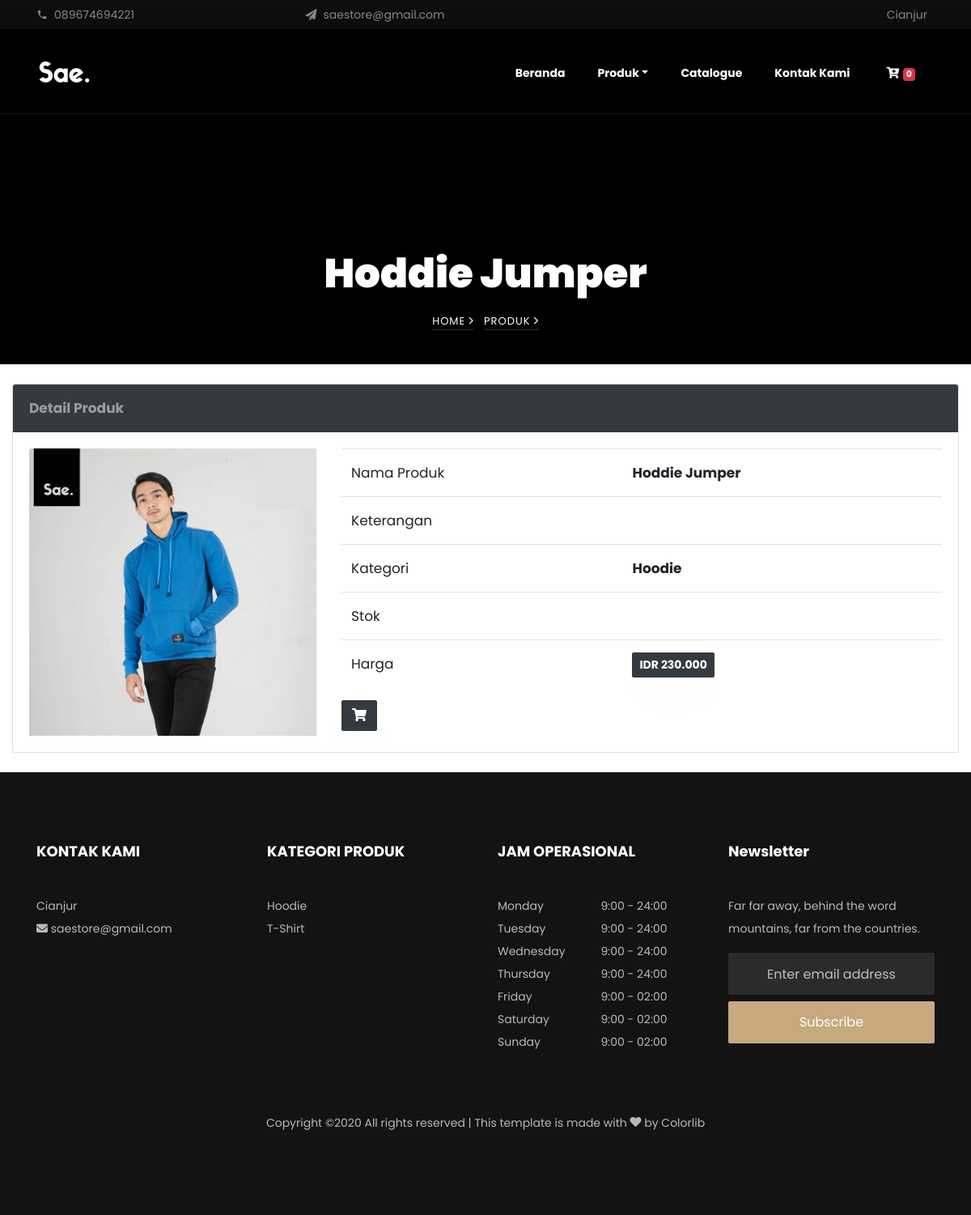
Page /produk/detail/hoddie-jumper-hoodie07 on the committed database.
### tables this page shows
CREATE TABLE `konfigurasi` (
  `id_konfigurasi` int(11) NOT NULL,
  `namaweb` varchar(255) NOT NULL,
  `tagline` varchar(255) DEFAULT NULL,
  `email` varchar(255) DEFAULT NULL,
  `website` varchar(255) DEFAULT NULL,
  `keywords` text DEFAULT NULL,
  `metatext` text DEFAULT NULL,
  `telepon` varchar(50) DEFAULT NULL,
  `alamat` varchar(300) DEFAULT NULL,
  `facebook` varchar(255) DEFAULT NULL,
  `instagram` varchar(255) DEFAULT NULL,
  `deskripsi` text DEFAULT NULL,
  `logo` varchar(255) DEFAULT NULL,
  `icon` varchar(255) DEFAULT NULL,
  `rekening_pembayaran` varchar(255) DEFAULT NULL,
  `tanggal_update` timestamp NOT NULL DEFAULT current_timestamp() ON UPDATE current_timestamp()
);

CREATE TABLE `produk` (
  `id_produk` int(11) NOT NULL,
  `id_user` int(11) NOT NULL,
  `id_kategori` int(11) NOT NULL,
  `kode_produk` varchar(32) NOT NULL,
  `nama_produk` varchar(255) NOT NULL,
  `slug_produk` varchar(255) NOT NULL,
  `keyword` text DEFAULT NULL,
  `harga` int(11) NOT NULL,
  `stok` int(11) DEFAULT NULL,
  `gambar` varchar(255) NOT NULL,
  `berat` float DEFAULT NULL,
  `ukuran` varchar(255) DEFAULT NULL,
  `status_produk` varchar(20) NOT NULL,
  `tanggal_post` datetime NOT NULL,
  `tanggal_update` timestamp NOT NULL DEFAULT current_timestamp() ON UPDATE current_timestamp(),
  `keterangan` text NOT NULL
);

CREATE TABLE `kategori` (
  `id_kategori` int(11) NOT NULL,
  `slug_kategori` varchar(255) NOT NULL,
  `nama_kategori` varchar(255) NOT NULL,
  `urutan` int(11) DEFAULT NULL,
  `tanggal_update` timestamp NOT NULL DEFAULT current_timestamp() ON UPDATE current_timestamp()
);

### application/views/layout/wrapper.php (called while the page is built)
<?php
require_once('head.php');
require_once('header.php');
require_once('nav.php');
require_once('content.php');
require_once('footer.php');

### application/controllers/Produk.php (called while the page is built, shortened)
<?php
class Produk extends CI_Controller
{
    public function __construct()
    {
        $this->load->model('produk_model');
        $this->load->model('kategori_model');
    }
    public function detail($slug_produk)
    {
        $site       = $this->konfigurasi_model->listing();
        $produk     = $this->produk_model->read($slug_produk);
        $data = array(
            'title'             => $produk->nama_produk,
            'site'              => $site,
            'produk'            => $produk,
            'isi'               => 'produk/detail'
        );
        $this->load->view('layout/wrapper', $data, FALSE);
    }
}

### index.php (called while the page is built, shortened)
<?php
require_once BASEPATH.'core/CodeIgniter.php';

### application/models/konfigurasi_model.php (called while the page is built, shortened)
<?php
class Konfigurasi_model extends CI_Model
{
    public function listing()
    {
        $query = $this->db->get('konfigurasi');
        return $query->row();
    }
    public function nav_produk()
    {
        $this->db->select('produk.*,
                            kategori.nama_kategori,
                            kategori.slug_kategori');
        $this->db->from('produk');
        $this->db->join('kategori', 'kategori.id_kategori = produk.id_kategori', 'left');
        $this->db->group_by('produk.id_kategori');
        $this->db->order_by('kategori.urutan', 'ASC');
        $query = $this->db->get();
        return $query->result();
    }
}

### application/views/layout/content.php (called while the page is built)
<?php
if ($isi) {
    $this->load->view($isi);
}

### application/models/Produk_model.php (called while the page is built, shortened)
<?php
class Produk_model extends CI_Model
{
    public function read($slug_produk)
    {
        $this->db->select(
            'produk.*, users.nama, kategori.nama_kategori, kategori.slug_kategori'
        );
        $this->db->from('produk');
        $this->db->join('users', 'users.id_user = produk.id_user', 'left');
        $this->db->join('kategori', 'kategori.id_kategori = produk.id_kategori', 'left');
        $this->db->where('produk.status_produk', 'Publish');
        $this->db->where('produk.slug_produk', $slug_produk);
        $this->db->order_by('id_produk', 'desc');
        $query = $this->db->get();
        return $query->row();
    }
}

### application/views/produk/detail.php (the view, shortened to what this page needs)
<section class="hero-wrap hero-wrap-2" style="background-image: url(<?php echo base_url('assets/template/images/bg_3.jpeg') ?>);" data-stellar-background-ratio="0.5">
    <div class="overlay"></div>
    <div class="container">
        <div class="row no-gutters slider-text align-items-end justify-content-center">
            <div class="col-md-9 ftco-animate text-center mb-4">
                <h1 class="mb-2 bread"><?= $title; ?></h1>
                <p class="breadcrumbs"><span class="mr-2"><a href="index.html">Home <i class="ion-ios-arrow-forward"></i></a></span> <span>Produk <i class="ion-ios-arrow-forward"></i></span></p>
            </div>
        </div>
    </div>
</section>
<div class="container-fluid mb-4 mt-4">
    <div class="card">
        <div class="card-header bg-dark">
            <strong class="text-white-50">Detail Produk</strong>
        </div>
        <div class="card-body ">
            <?php
            echo form_open(base_url('belanja/add'));
            ?>
            <div class="row">
                <div class="col-md-4">
                    <img src="<?php echo base_url('assets/upload/image/' . $produk->gambar) ?>" class="card-img-top">
                </div>
                <div class="col-md-8">
                    <table class="table">
                        <tr>
                            <td>Nama Produk</td>
                            <td><strong><?= $produk->nama_produk; ?></strong></td>
                        </tr>
                        <tr>
                            <td>Keterangan</td>
                            <td><strong><?= $produk->keterangan; ?></strong></td>
                        </tr>
                        <tr>
                            <td>Kategori</td>
                            <td><strong>Hoodie</strong></td>
                        </tr>
                        <tr>
                            <td>Stok</td>
                            <td>
                            </td>
                        </tr>
                        <tr>
                            <td>Harga</td>
                            <td><strong>
                                    <div class="btn btn-sm btn-dark"><strong>IDR <?= number_format($produk->harga, '0', ',', '.'); ?></strong> </div>
                                </strong></td>
                        </tr>
                    </table>
                    <button type="submit" value="submit" class="btn btn-dark"><i class="fas fa-shopping-cart"></i></button>
                </div>
            </div>
        </div>
    </div>
</div>

### application/views/layout/header.php
<div class="py-1 bg-black top">
    <div class="container">
        <div class="row no-gutters d-flex align-items-start align-items-center px-md-0">
            <div class="col-lg-12 d-block">
                <div class="row d-flex">
                    <div class="col-md pr-4 d-flex topper align-items-center">
                        <div class="icon mr-2 d-flex justify-content-center align-items-center"><span class="icon-phone2"></span></div>
                        <span class="text"><?= $site->telepon; ?></span>
                    </div>
                    <div class="col-md pr-4 d-flex topper align-items-center">
                        <div class="icon mr-2 d-flex justify-content-center align-items-center"><span class="icon-paper-plane"></span></div>
                        <span class="text"><?= $site->email; ?></span>
                    </div>
                    <div class="col-md-5 pr-4 d-flex topper align-items-center text-lg-right justify-content-end">
                        <p class="mb-0 register-link"><span><?= $site->alamat; ?></span></p>
                    </div>
                </div>
            </div>
        </div>
    </div>
</div>

### application/views/layout/nav.php (shortened to what this page needs)
<nav class="navbar navbar-expand-lg navbar-dark ftco_navbar bg-dark ftco-navbar-light" id="ftco-navbar">
    <div class="container">
        <a class="navbar-brand" href="index.html"><img src="<?php echo base_url('assets/upload/image/' . $site->logo) ?>" alt="<?php echo $site->namaweb ?> | <?php echo $site->tagline ?>"></a>
        <div class="collapse navbar-collapse" id="ftco-nav">
            <ul class="navbar-nav ml-auto">
                <li class="nav-item"><a href="<?php echo base_url() ?>" class="nav-link"><strong>Beranda</strong></a></li>
                <ul class="navbar-nav dropdown list-unstyled">
                    <li class="nav-item"><a href="<?php echo base_url('produk') ?>" class="nav-link dropdown-toggle"><strong>Produk</strong></a></li>
                </ul>
                <li class="nav-item"><a href="#" class="nav-link"><strong>Catalogue</strong></a></li>
                <li class="nav-item"><a href="#" class="nav-link"><strong>Kontak Kami</strong></a></li>
                <li class="nav-item dropdown no-arrow mx-1">
                    <a class="nav-link dropdown-toggle" href="#" id="alertsDropdown" role="button" data-toggle="dropdown" aria-haspopup="true" aria-expanded="false">
                        <i class="fas fa-cart-plus fa-fw"></i>
                        <?php
                        $keranjang = $this->cart->contents();
                        ?>
                        <span class="badge badge-danger badge-counter"><?php echo count($keranjang) ?></span>
                    </a>
                </li>
            </ul>
        </div>
    </div>
</nav>

### application/views/layout/footer.php (shortened to what this page needs)
<?php
$site = $this->konfigurasi_model->listing();
$nav_produk_footer = $this->konfigurasi_model->nav_produk();
?>
<footer class="ftco-footer ftco-bg-dark ftco-section">
    <div class="container">
        <div class="row mb-5">
            <div class="col-md-6 col-lg-3">
                <div class="ftco-footer-widget mb-4">
                    <h2 class="ftco-heading-2">KONTAK KAMI</h2>
                    <p>
                        <?php echo nl2br($site->alamat) ?><br>
                        <i class="fas fa-envelope"></i> <?= $site->email; ?>
                    </p>
                    <ul class="ftco-footer-social list-unstyled float-md-left float-lft mt-3">
                    </ul>
                </div>
            </div>
            <div class="col-md-6 col-lg-3">
                <div class="ftco-footer-widget mb-4">
                    <h2 class="ftco-heading-2">KATEGORI PRODUK</h2>
                    <ul class="list-unstyled open-hours">
                        <?php foreach ($nav_produk_footer as $nav_produk_footer) { ?>
                            <li class="d-flex"><span><a href="<?php echo base_url('produk/kategori/' . $nav_produk_footer->slug_kategori) ?>"><?php echo $nav_produk_footer->nama_kategori ?></a></span></li>
                        <?php } ?>
                    </ul>
                </div>
            </div>
            <div class="col-md-6 col-lg-3">
                <div class="ftco-footer-widget mb-4">
                    <h2 class="ftco-heading-2">JAM OPERASIONAL</h2>
                    <ul class="list-unstyled open-hours">
                        <li class="d-flex"><span>Monday</span><span>9:00 - 24:00</span></li>
                        <li class="d-flex"><span>Tuesday</span><span>9:00 - 24:00</span></li>
                        <li class="d-flex"><span>Wednesday</span><span>9:00 - 24:00</span></li>
                        <li class="d-flex"><span>Thursday</span><span>9:00 - 24:00</span></li>
                        <li class="d-flex"><span>Friday</span><span>9:00 - 02:00</span></li>
                        <li class="d-flex"><span>Saturday</span><span>9:00 - 02:00</span></li>
                        <li class="d-flex"><span>Sunday</span><span> 9:00 - 02:00</span></li>
                    </ul>
                </div>
            </div>
            <div class="col-md-6 col-lg-3">
                <div class="ftco-footer-widget mb-4">
                    <h2 class="ftco-heading-2">Newsletter</h2>
                    <p>Far far away, behind the word mountains, far from the countries.</p>
                    <form action="#" class="subscribe-form">
                        <div class="form-group">
                            <input type="text" class="form-control mb-2 text-center" placeholder="Enter email address">
                            <input type="submit" value="Subscribe" class="form-control submit px-3">
                        </div>
                    </form>
                </div>
            </div>
        </div>
        <div class="row">
            <div class="col-md-12 text-center">
                <p>
                    Copyright &copy; All rights reserved | This template is made with <i class="icon-heart" aria-hidden="true"></i> by <a href="https://colorlib.com" target="_blank">Colorlib</a>
                </p>
            </div>
        </div>
    </div>
</footer>
</body>
</html>

### assets/template/css/icomoon.css (style rules this page uses)
[class^="icon-"], [class*=" icon-"] { font-family: 'icomoon' !important; speak: none; font-style: normal; font-weight: normal; font-variant: normal; text-transform: none; line-height: 1; -webkit-font-smoothing: antialiased; -moz-osx-font-smoothing: grayscale; }
.icon-heart:before { content: "\f004"; }
.icon-paper-plane:before { content: "\f1d8"; }
.icon-phone2:before { content: "\e0cd"; }

### rows in the picture
konfigurasi: telepon "089674694221", email "saestore@gmail.com", alamat "Cianjur", logo (picture)
produk: gambar (picture), nama_produk "Hoddie Jumper", harga "230.000"
produk: id_kategori.nama_kategori "Hoodie"
produk: id_kategori.nama_kategori "T-Shirt"

### other values in the picture
count($keranjang) "0"
$title "Hoddie Jumper"
